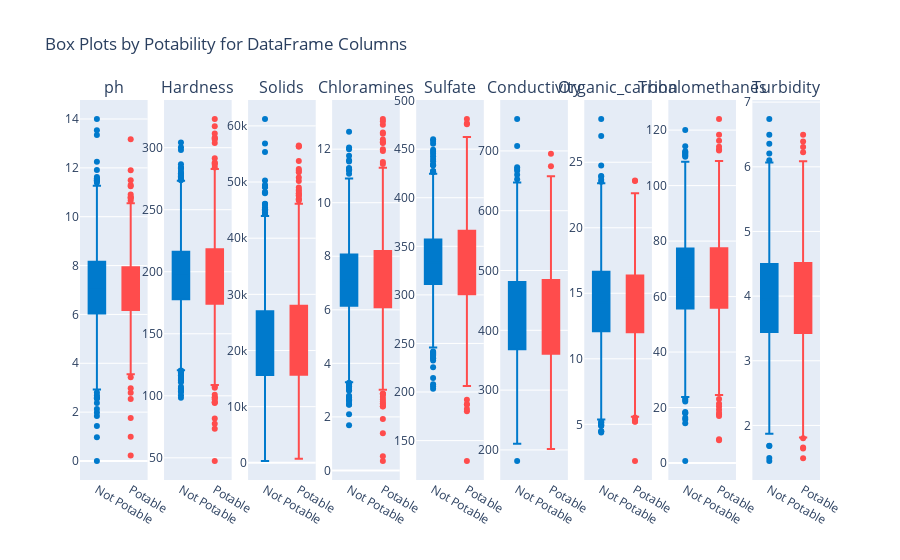

Notebook code for this chart:
### Markdown cell above
##### SUMMARY OF WATER QUALITY DATA STATISTICS

### Code cell
def box_plots_by_potability(dataframe, target_column):
    import plotly.subplots as sp
    import plotly.graph_objs as go
    """
    Generate interactive box plots for each column in a DataFrame using Plotly,
    grouped by the 'Potability' values (0 for not potable and 1 for potable).

    Parameters:
    dataframe (pd.DataFrame): The DataFrame containing the data.
    target_column (str): The name of the target column to group the box plots by.

    Returns:
    None
    """
    fig = sp.make_subplots(rows=1, cols=len(dataframe.columns.drop(target_column)), subplot_titles=dataframe.columns)
    # Custom colors for "Potable" and "Not Potable"
    colors = ["#007ACC", "#FF4C4C"]

    # Generate box plots for each column, grouped by 'Potability' values
    for i, column in enumerate(dataframe.columns.drop(target_column)):
        for value, name, color in zip([0, 1], ["Not Potable", "Potable"], colors):
            box_plot = go.Box(
                y=dataframe[dataframe[target_column] == value][column],
                name=name,
                line={"color": color},  # Custom line color
                fillcolor=color,  # Custom fill color for the box
            )
            fig.add_trace(box_plot, row=1, col=i + 1)
    # Update the layout
    fig.update_layout(title="Box Plots by Potability for DataFrame Columns", showlegend=False)

    # Show the plots
    fig.show()
# Usage example:
# box_plots_by_potability(df, "Potability")


# Usage example:
# box_plots_by_target_column(df, "Potability")


df.info()
box_plots_by_potability(df, "Potability")
df.describe()

### Figure 1 — Plotly figure (JSON) as saved in the notebook; plotly's stock layout.template omitted (floating-point values rounded to 4 significant figures; data arrays with more than 128 entries replaced by an {"elided": "..."} marker saying what was removed)
{"data": [{"fillcolor": "#007ACC", "line": {"color": "#007ACC"}, "name": "Not Potable", "type": "box", "xaxis": "x", "y": {"elided": "1998 float values"}, "yaxis": "y"}, {"fillcolor": "#FF4C4C", "line": {"color": "#FF4C4C"}, "name": "Potable", "type": "box", "xaxis": "x", "y": {"elided": "1278 float values"}, "yaxis": "y"}, {"fillcolor": "#007ACC", "line": {"color": "#007ACC"}, "name": "Not Potable", "type": "box", "xaxis": "x2", "y": {"elided": "1998 float values"}, "yaxis": "y2"}, {"fillcolor": "#FF4C4C", "line": {"color": "#FF4C4C"}, "name": "Potable", "type": "box", "xaxis": "x2", "y": {"elided": "1278 float values"}, "yaxis": "y2"}, {"fillcolor": "#007ACC", "line": {"color": "#007ACC"}, "name": "Not Potable", "type": "box", "xaxis": "x3", "y": {"elided": "1998 float values"}, "yaxis": "y3"}, {"fillcolor": "#FF4C4C", "line": {"color": "#FF4C4C"}, "name": "Potable", "type": "box", "xaxis": "x3", "y": {"elided": "1278 float values"}, "yaxis": "y3"}, {"fillcolor": "#007ACC", "line": {"color": "#007ACC"}, "name": "Not Potable", "type": "box", "xaxis": "x4", "y": {"elided": "1998 float values"}, "yaxis": "y4"}, {"fillcolor": "#FF4C4C", "line": {"color": "#FF4C4C"}, "name": "Potable", "type": "box", "xaxis": "x4", "y": {"elided": "1278 float values"}, "yaxis": "y4"}, {"fillcolor": "#007ACC", "line": {"color": "#007ACC"}, "name": "Not Potable", "type": "box", "xaxis": "x5", "y": {"elided": "1998 float values"}, "yaxis": "y5"}, {"fillcolor": "#FF4C4C", "line": {"color": "#FF4C4C"}, "name": "Potable", "type": "box", "xaxis": "x5", "y": {"elided": "1278 float values"}, "yaxis": "y5"}, {"fillcolor": "#007ACC", "line": {"color": "#007ACC"}, "name": "Not Potable", "type": "box", "xaxis": "x6", "y": {"elided": "1998 float values"}, "yaxis": "y6"}, {"fillcolor": "#FF4C4C", "line": {"color": "#FF4C4C"}, "name": "Potable", "type": "box", "xaxis": "x6", "y": {"elided": "1278 float values"}, "yaxis": "y6"}, {"fillcolor": "#007ACC", "line": {"color": "#007ACC"}, "name": "Not Potable", "type": "box", "xaxis": "x7", "y": {"elided": "1998 float values"}, "yaxis": "y7"}, {"fillcolor": "#FF4C4C", "line": {"color": "#FF4C4C"}, "name": "Potable", "type": "box", "xaxis": "x7", "y": {"elided": "1278 float values"}, "yaxis": "y7"}, {"fillcolor": "#007ACC", "line": {"color": "#007ACC"}, "name": "Not Potable", "type": "box", "xaxis": "x8", "y": {"elided": "1998 float values"}, "yaxis": "y8"}, {"fillcolor": "#FF4C4C", "line": {"color": "#FF4C4C"}, "name": "Potable", "type": "box", "xaxis": "x8", "y": {"elided": "1278 float values"}, "yaxis": "y8"}, {"fillcolor": "#007ACC", "line": {"color": "#007ACC"}, "name": "Not Potable", "type": "box", "xaxis": "x9", "y": {"elided": "1998 float values"}, "yaxis": "y9"}, {"fillcolor": "#FF4C4C", "line": {"color": "#FF4C4C"}, "name": "Potable", "type": "box", "xaxis": "x9", "y": {"elided": "1278 float values"}, "yaxis": "y9"}], "layout": {"annotations": [{"font": {"size": 16}, "showarrow": false, "text": "ph", "x": 0.04568, "xanchor": "center", "xref": "paper", "y": 1, "yanchor": "bottom", "yref": "paper"}, {"font": {"size": 16}, "showarrow": false, "text": "Hardness", "x": 0.1593, "xanchor": "center", "xref": "paper", "y": 1, "yanchor": "bottom", "yref": "paper"}, {"font": {"size": 16}, "showarrow": false, "text": "Solids", "x": 0.2728, "xanchor": "center", "xref": "paper", "y": 1, "yanchor": "bottom", "yref": "paper"}, {"font": {"size": 16}, "showarrow": false, "text": "Chloramines", "x": 0.3864, "xanchor": "center", "xref": "paper", "y": 1, "yanchor": "bottom", "yref": "paper"}, {"font": {"size": 16}, "showarrow": false, "text": "Sulfate", "x": 0.5, "xanchor": "center", "xref": "paper", "y": 1, "yanchor": "bottom", "yref": "paper"}, {"font": {"size": 16}, "showarrow": false, "text": "Conductivity", "x": 0.6136, "xanchor": "center", "xref": "paper", "y": 1, "yanchor": "bottom", "yref": "paper"}, {"font": {"size": 16}, "showarrow": false, "text": "Organic_carbon", "x": 0.7272, "xanchor": "center", "xref": "paper", "y": 1, "yanchor": "bottom", "yref": "paper"}, {"font": {"size": 16}, "showarrow": false, "text": "Trihalomethanes", "x": 0.8407, "xanchor": "center", "xref": "paper", "y": 1, "yanchor": "bottom", "yref": "paper"}, {"font": {"size": 16}, "showarrow": false, "text": "Turbidity", "x": 0.9543, "xanchor": "center", "xref": "paper", "y": 1, "yanchor": "bottom", "yref": "paper"}], "showlegend": false, "title": {"text": "Box Plots by Potability for DataFrame Columns"}, "xaxis": {"anchor": "y", "domain": [0, 0.09136]}, "xaxis2": {"anchor": "y2", "domain": [0.1136, 0.2049]}, "xaxis3": {"anchor": "y3", "domain": [0.2272, 0.3185]}, "xaxis4": {"anchor": "y4", "domain": [0.3407, 0.4321]}, "xaxis5": {"anchor": "y5", "domain": [0.4543, 0.5457]}, "xaxis6": {"anchor": "y6", "domain": [0.5679, 0.6593]}, "xaxis7": {"anchor": "y7", "domain": [0.6815, 0.7728]}, "xaxis8": {"anchor": "y8", "domain": [0.7951, 0.8864]}, "xaxis9": {"anchor": "y9", "domain": [0.9086, 1]}, "yaxis": {"anchor": "x", "domain": [0, 1]}, "yaxis2": {"anchor": "x2", "domain": [0, 1]}, "yaxis3": {"anchor": "x3", "domain": [0, 1]}, "yaxis4": {"anchor": "x4", "domain": [0, 1]}, "yaxis5": {"anchor": "x5", "domain": [0, 1]}, "yaxis6": {"anchor": "x6", "domain": [0, 1]}, "yaxis7": {"anchor": "x7", "domain": [0, 1]}, "yaxis8": {"anchor": "x8", "domain": [0, 1]}, "yaxis9": {"anchor": "x9", "domain": [0, 1]}}}
